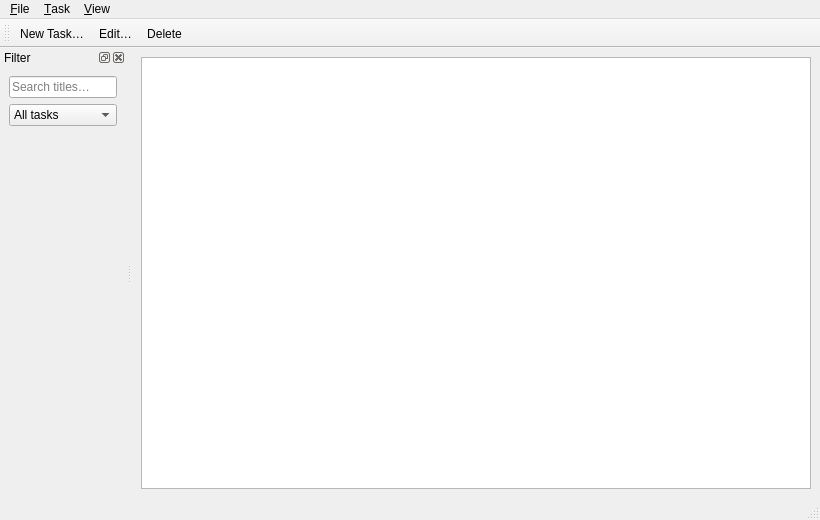
<?xml version="1.0" encoding="UTF-8"?>
<ui version="4.0">
 <class>TodoWindow</class>
 <widget class="QMainWindow" name="TodoWindow">
  <property name="geometry">
   <rect>
    <x>0</x>
    <y>0</y>
    <width>820</width>
    <height>520</height>
   </rect>
  </property>
  <property name="windowTitle">
   <string>Todo Manager</string>
  </property>
  <property name="windowIcon">
   <iconset resource="resources.qrc">
    <normaloff>:/icons/app.svg</normaloff>:/icons/app.svg</iconset>
  </property>
  <widget class="QWidget" name="centralwidget">
   <layout class="QVBoxLayout" name="centralLayout">
    <item>
     <widget class="QTableView" name="tableView">
      <property name="editTriggers">
       <set>QAbstractItemView::EditTrigger::NoEditTriggers</set>
      </property>
      <property name="alternatingRowColors">
       <bool>true</bool>
      </property>
      <property name="selectionMode">
       <enum>QAbstractItemView::SelectionMode::SingleSelection</enum>
      </property>
      <property name="selectionBehavior">
       <enum>QAbstractItemView::SelectionBehavior::SelectRows</enum>
      </property>
      <property name="sortingEnabled">
       <bool>true</bool>
      </property>
      <attribute name="horizontalHeaderStretchLastSection">
       <bool>false</bool>
      </attribute>
      <attribute name="verticalHeaderVisible">
       <bool>false</bool>
      </attribute>
     </widget>
    </item>
   </layout>
  </widget>
  <widget class="QMenuBar" name="menubar">
   <widget class="QMenu" name="menuFile">
    <property name="title">
     <string>&amp;File</string>
    </property>
    <addaction name="actionQuit"/>
   </widget>
   <widget class="QMenu" name="menuTask">
    <property name="title">
     <string>&amp;Task</string>
    </property>
    <addaction name="actionNew"/>
    <addaction name="actionEdit"/>
    <addaction name="actionDelete"/>
   </widget>
   <widget class="QMenu" name="menuView">
    <property name="title">
     <string>&amp;View</string>
    </property>
   </widget>
   <addaction name="menuFile"/>
   <addaction name="menuTask"/>
   <addaction name="menuView"/>
  </widget>
  <widget class="QToolBar" name="toolBar">
   <property name="windowTitle">
    <string>Toolbar</string>
   </property>
   <property name="toolButtonStyle">
    <enum>Qt::ToolButtonStyle::ToolButtonTextBesideIcon</enum>
   </property>
   <attribute name="toolBarArea">
    <enum>TopToolBarArea</enum>
   </attribute>
   <attribute name="toolBarBreak">
    <bool>false</bool>
   </attribute>
   <addaction name="actionNew"/>
   <addaction name="actionEdit"/>
   <addaction name="actionDelete"/>
  </widget>
  <widget class="QStatusBar" name="statusbar"/>
  <widget class="QDockWidget" name="filterDock">
   <property name="windowTitle">
    <string>Filter</string>
   </property>
   <attribute name="dockWidgetArea">
    <number>1</number>
   </attribute>
   <widget class="QWidget" name="filterDockContents">
    <layout class="QVBoxLayout" name="filterLayout">
     <item>
      <widget class="QLineEdit" name="searchEdit">
       <property name="placeholderText">
        <string>Search titles…</string>
       </property>
       <property name="clearButtonEnabled">
        <bool>true</bool>
       </property>
      </widget>
     </item>
     <item>
      <widget class="QComboBox" name="statusCombo">
       <item>
        <property name="text">
         <string>All tasks</string>
        </property>
       </item>
       <item>
        <property name="text">
         <string>Open</string>
        </property>
       </item>
       <item>
        <property name="text">
         <string>Done</string>
        </property>
       </item>
      </widget>
     </item>
     <item>
      <spacer name="filterSpacer">
       <property name="orientation">
        <enum>Qt::Orientation::Vertical</enum>
       </property>
       <property name="sizeHint" stdset="0">
        <size>
         <width>20</width>
         <height>40</height>
        </size>
       </property>
      </spacer>
     </item>
    </layout>
   </widget>
  </widget>
  <action name="actionNew">
   <property name="icon">
    <iconset resource="resources.qrc">
     <normaloff>:/icons/add.svg</normaloff>:/icons/add.svg</iconset>
   </property>
   <property name="text">
    <string>&amp;New Task…</string>
   </property>
   <property name="shortcut">
    <string>Ctrl+N</string>
   </property>
  </action>
  <action name="actionEdit">
   <property name="icon">
    <iconset resource="resources.qrc">
     <normaloff>:/icons/edit.svg</normaloff>:/icons/edit.svg</iconset>
   </property>
   <property name="text">
    <string>&amp;Edit…</string>
   </property>
   <property name="shortcut">
    <string>Ctrl+E</string>
   </property>
  </action>
  <action name="actionDelete">
   <property name="icon">
    <iconset resource="resources.qrc">
     <normaloff>:/icons/delete.svg</normaloff>:/icons/delete.svg</iconset>
   </property>
   <property name="text">
    <string>&amp;Delete</string>
   </property>
   <property name="shortcut">
    <string>Del</string>
   </property>
  </action>
  <action name="actionQuit">
   <property name="text">
    <string>&amp;Quit</string>
   </property>
   <property name="shortcut">
    <string>Ctrl+Q</string>
   </property>
  </action>
 </widget>
 <resources>
  <include location="resources.qrc"/>
 </resources>
 <connections>
  <connection>
   <sender>actionQuit</sender>
   <signal>triggered()</signal>
   <receiver>TodoWindow</receiver>
   <slot>close()</slot>
  </connection>
 </connections>
</ui>
